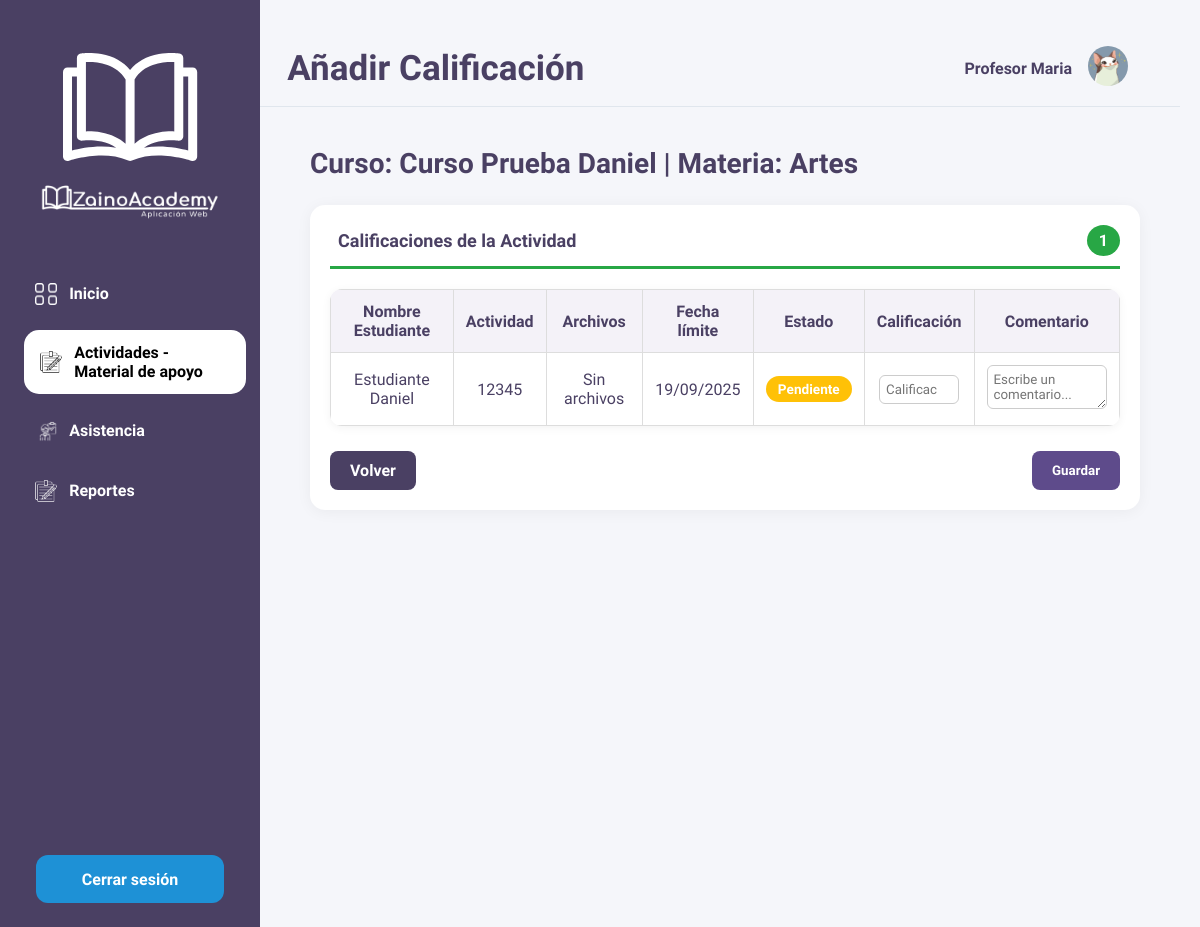
The page /profesores/actividades/calificaciones/3/ (signed in) on the database its author committed.
### zainoAcademy_app/models.py (models this page shows, shortened)
class Usuario(models.Model):
    Us_id = models.AutoField(primary_key=True)
    Us_nombre = models.CharField(max_length=30)
    Us_contraseña = models.CharField(max_length=30)
    fecha_registro = models.DateField(auto_now_add=True)
    documento = models.CharField(max_length=30)
    GENERO_CHOICES = [
        ('masculino', 'Masculino'),
        ('femenino', 'Femenino'),
        ('otro', 'Otro'),
        ('prefiero_no_decir', 'Prefiero no decir'),
    ]
    genero = models.CharField(
        max_length=30,
        choices=GENERO_CHOICES,
        blank=False
    )
    correo = models.EmailField(unique=True, null=True, blank=True)
    foto_perfil_usuario = models.ImageField(upload_to='fotos_perfil/', null=True, blank=True)
    TipoUsuario = models.ForeignKey(TipoUsuario, on_delete=models.CASCADE)
    class Meta:
        db_table = 'usuario'

class Curso(models.Model):
    Cur_id = models.AutoField(primary_key=True)
    Cur_nombre = models.CharField(max_length=100)
    class Meta:
        db_table = 'curso'

class Materia(models.Model):
    Mtr_id = models.AutoField(primary_key=True)
    Mtr_nombre = models.CharField(max_length=100)
    class Meta:
        db_table = 'materia'

class Actividad_Entrega(models.Model):
    Act_fecha_entrega = models.DateField(auto_now_add=True)
    Act_calificacion = models.FloatField(null=True, blank=True)
    Act_comentario = models.CharField(max_length=100)
    Act = models.ForeignKey('Actividad', on_delete=models.CASCADE, related_name='entregas')
    Est = models.ForeignKey('Estudiantes', on_delete=models.CASCADE)
    class Meta:
        db_table = 'actividad_entrega'
        unique_together = ('Act', 'Est')

class Estudiantes(models.Model):
    Est_id = models.AutoField(primary_key=True)
    Est_direccion = models.CharField(max_length=100)
    GRADO_CHOICES = [
        ('transicion', 'Transición'),
        ('primero', 'Primero'),
        ('segundo', 'Segundo'),
        ('tercero', 'Tercero'),
        ('cuarto', 'Cuarto'),
        ('quinto', 'Quinto'),
        ('sexto', 'Sexto'),
        ('septimo', 'Séptimo'),
        ('octavo', 'Octavo'),
        ('noveno', 'Noveno'),
        ('decimo', 'Décimo'),
        ('once', 'Once'),
    ]
    Est_añoAcademico = models.CharField(
        max_length=30,
        choices=GRADO_CHOICES,
        verbose_name="Grado académico"
    )
    JORNADA_CHOICES = [
        ('mañana', 'Mañana'),
        ('tarde', 'Tarde'),
        ('noche', 'Noche'),
        ('completa', 'Jornada Completa'),
        ('sabatina', 'Sabatina'),
        ('dominical', 'Dominical'),
    ]
    Est_tipoJornada = models.CharField(
        max_length=30,
        choices=JORNADA_CHOICES,
        verbose_name="Tipo de jornada"
    )
    Est_enfermedad = models.CharField(max_length=30)
    EPS_CHOICES = [
        ('nueva_eps', 'Nueva EPS'),
        ('sanitas', 'Sanitas'),
        ('sura', 'Sura'),
        ('compensar', 'Compensar'),
        ('famisanar', 'Famisanar'),
        ('salud_total', 'Salud Total'),
        ('coomeva', 'Coomeva'),
        ('medimas', 'Medimás'),
        ('colsanitas', 'Colsanitas'),
        ('cafesalud', 'Cafesalud'),
        ('golden_group', 'Golden Group'),
        ('aliansalud', 'Aliansalud'),
        ('mutual_ser', 'Mutual Ser'),
        ('coosalud', 'Coosalud'),
        ('capresoca', 'Capresoca'),
        ('comfenalco', 'Comfenalco'),
        ('ecoopsos', 'Ecoopsos'),
        ('emssanar', 'Emssanar'),
        ('salud_vida', 'Salud Vida'),
        ('otra', 'Otra'),
    ]
    Est_eps = models.CharField(
        max_length=30,
        choices=EPS_CHOICES,
        verbose_name="EPS"
    )
    Est_colegioAnterior = models.CharField(max_length=30)
    Usuario_us = models.ForeignKey(Usuario, on_delete=models.CASCADE)
    class Meta:
        db_table = 'estudiantes'
    def __str__(self):
        return f"{self.Usuario_us.Us_nombre}"

class Actividad(models.Model):
    Act_id = models.AutoField(primary_key=True)
    Act_nombre = models.CharField(max_length=30)
    Act_descripcion = models.TextField()
    Act_fechaLimite = models.DateField()
    Act_Archivo_Profesor = models.FileField(upload_to='archivos/profesores/', null=True, blank=True)
    Esta_Actividad = models.ForeignKey(Estado_Actividad, on_delete=models.CASCADE)
    Bol = models.ForeignKey(Boletin, on_delete=models.CASCADE)
    class Meta:
        db_table = 'actividad'

### zainoAcademy_app/views.py (the view, shortened to what this page needs)
# urls.py: path('profesores/actividades/calificaciones/<int:act_id>/', views.actividad_profesores_calificaciones, name='actividad_profesores_calificaciones'),
def actividad_profesores_calificaciones(request, act_id):
    usuario = get_usuario_from_session(request)
    if not usuario:
        return redirect('login')
    actividad = get_object_or_404(Actividad, Act_id=act_id)
    try:
        profesor = Profesores.objects.get(Us=usuario)
    except Profesores.DoesNotExist:
        messages.error(request, "No tienes permisos de profesor.")
        return redirect('dashboard_profesores')
    entregas = Actividad_Entrega.objects.filter(Act=actividad).select_related("Est")
    for entrega in entregas:
        entrega.archivos_lista = Actividad_EntregaArchivo.objects.filter(entrega=entrega)
    estudiantes = Estudiantes.objects.filter(
        estudiante_curso__Cur=actividad.Bol.Cur
    ).distinct()
    context = {
        "actividad": actividad,
        "entregas": entregas,
        "usuario": usuario,
        "estudiantes": estudiantes,
        "curso": actividad.Bol.Cur,
        "materia": actividad.Bol.Mtr,
        "periodo_id": actividad.Bol.Per.Per_id,
    }
    return render(request, "profesores/actividades_por_curso_materia.html", context)

### zainoAcademy_app/templates/profesores/actividades_por_curso_materia.html (shortened to what this page needs)
{% extends "profesores/base.html" %}
{% load static %}
{% block extra_css %}
<link rel="stylesheet" href="{% static 'css/profesores/actividades_por_curso_materia.css' %}">
{% endblock %}
{% block page_title %}Añadir Calificación{% endblock %}
{% block mockUp %}
<main class="main-content">
    <div class="content">
        <h2 class="section-title">
            Curso: {{ curso.Cur_nombre }} | Materia: {{ materia.Mtr_nombre }}
        </h2>
        <div class="seccion-actividades">
            <div class="seccion-header abiertas-header">
                <h3> Calificaciones de la Actividad</h3>
                <span class="contador">{{ entregas|length }}</span>
            </div>
            <form method="post">
                {% if entregas %}
                    <table class="calificaciones-table">
                        <thead>
                            <tr>
                                <th>Nombre Estudiante</th>
                                <th>Actividad</th>
                                <th>Archivos</th>
                                <th>Fecha límite</th>
                                <th>Estado</th>
                                <th>Calificación</th>
                                <th>Comentario</th>
                            </tr>
                        </thead>
                        <tbody>
                            {% for entrega in entregas %}
                            <tr>
                                <td>{{ entrega.Est }}</td>
                                <td>{{ actividad.Act_nombre }}</td>
                                <td>
                                    {% if entrega.archivos_lista %}
                                        <ul>
                                            {% for archivo in entrega.archivos_lista %}
                                                <li>
                                                    <a href="{{ archivo.archivo.url }}" target="_blank">
                                                        Ver archivo {{ forloop.counter }}
                                                    </a>
                                                </li>
                                            {% endfor %}
                                        </ul>
                                    {% else %}
                                        <p>Sin archivos</p>
                                    {% endif %}
                                </td>
                                <td>{{ actividad.Act_fechaLimite|date:"d/m/Y" }}</td>
                                <td>
                                    {% if not entrega.archivos_lista %}
                                        <span class="estado pendiente">Pendiente</span>
                                    {% elif entrega.Act_calificacion %}
                                        <span class="estado calificada">Calificada</span>
                                    {% elif entrega.retraso %}
                                        <span class="estado retraso">Con Retraso</span>
                                    {% else %}
                                        <span class="estado entregada">Entregada</span>
                                    {% endif %}
                                </td>
                                <td>
                                    <input type="number" step="0.1" name="calificacion_{{ entrega.id }}"
                                        value="{{ entrega.Act_calificacion|default:'' }}"
                                        placeholder="Calificación" min="0" max="10"
                                        class="calificacion-input">
                                </td>
                                <td>
                                    <textarea name="comentario_{{ entrega.id }}" rows="2"
                                            placeholder="Escribe un comentario..."
                                            class="comentario-input">{{ entrega.Act_comentario }}</textarea>
                                </td>
                            </tr>
                            {% endfor %}
                        </tbody>
                    </table>
                {% else %}
                    <div class="empty-section">
                        <p><i class="icon-info"></i> No hay entregas registradas</p>
                    </div>
                {% endif %}
                <div class="acciones">
                    <a href="{% url 'lista_actividades_calificar' curso.Cur_id %}" class="btn-volver">Volver</a>
                    <button type="submit" class="btn-guardar">Guardar</button>
                </div>
            </form>
        </div>
    </div>
</main>
{% endblock %}

### zainoAcademy_app/templates/profesores/base.html (shortened to what this page needs)
<!DOCTYPE html>
{% load static %}
<html lang="es">
<head>
    <link rel="stylesheet" href="{% static 'css/profesores/dashboard_profesores.css' %}">
    {% block extra_css %}{% endblock %}
</head>
<body class="dashboard-page">
    <aside class="sidebar">
        <div class="logo">
            <a href="{% url 'dashboard_profesores' %}">
            <img src="{% static 'images/acudientes/Favicon.png' %}" alt="Logo Libro"/>
            <img src="{% static 'images/acudientes/LogoNormal-removebg-preview.png' %}" alt="Logo Zaino Academy" />
            </a>
        </div>
        <nav>
            <ul class="nav-list">
                <li><a href="{% url 'dashboard_profesores' %}" class="nav-item {% if request.resolver_match.url_name == 'dashboard_profesores' %}active{% endif %}">
                    <img src="{% static 'images/profesores/inicio.png' %}" class="nav-icon" alt="Inicio">
                    Inicio
                </a></li>
                <li><a href="{% url 'actividad_profesores_consultar' %}" class="nav-item {% if request.resolver_match.url_name in 'actividad_profesores_consultar, actividad_profesores_consultar_cursos, actividad_profesores_crear_actividad, actividad_profesores_calificaciones, actividad_profesores_lista, actividades_por_curso_materia, actividad_profesores_eliminar, actividad_profesores_editar, lista_actividades_calificar, materialApoyo_subir, materialApoyo_consultar, materialApoyo_confirmar_eliminar, materialApoyo_editar' %}active{% endif %}">
                    <img src="{% static 'images/profesores/actividades.png' %}" class="nav-icon" alt="Actividades">
                    Actividades - Material de apoyo
                </a></li>
                <li><a href="{% url 'asistencia_profesores_cursos' %}" class="nav-item ">
                    <img src="{% static 'images/profesores/asistencia.png' %}" class="nav-icon" alt="Asistencia">
                    Asistencia
                </a></li>
                <li><a href="{% url 'reportes_profesores' %}" class="nav-item {% if request.resolver_match.url_name in 'reportes_profesores, reportes_profesores_descargar' %}active{% endif %}">
                    <img src="{% static 'images/profesores/reportes.png' %}" class="nav-icon" alt="Reportes">
                    Reportes
                </a></li>
            </ul>
        </nav>
        <div class="logout-container">
            <form method="POST" action="{% url 'login' %}">
                <button type="button" class="logout-btn" onclick="openModal()">Cerrar sesión</button>
            </form>
        </div>
    </aside>
    <main class="main-content">
        <header class="page-header">
            <div class="header-container">
                <h1 class="page-title">{% block page_title %}{% endblock %}</h1>
            <div class="header-icons">
                <span class="user-name">{{ usuario.Us_nombre }}</span>
                    <a href="{% url 'ver_perfil_profesores' %}">
                        {% if usuario.foto_perfil_usuario %}
                            <img src="{{ usuario.foto_perfil_usuario.url }}" class="user-avatar" alt="Perfil">
                        {% else %}
                            <img src="{% static 'images/acudientes/perfil.png' %}" class="user-avatar" alt="Perfil">
                        {% endif %}
                    </a>
            </div>
        </header>
            {% block mockUp %}
            {% endblock %}
        </main>

### rows shown on the page
Usuario: Us_nombre "Profesor Maria", foto_perfil_usuario (picture)
Curso: Cur_nombre "Curso Prueba Daniel"
Materia: Mtr_nombre "Artes"
Actividad_Entrega: Est "Estudiante Daniel", shows "Sin archivos", shows "Pendiente", id "Escribe un comentario..."
Actividad: Act_nombre "12345", Act_fechaLimite "19/09/2025"

### other values the page prints
{{ entregas|length }} "1"
